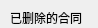
                <widget class="QWidget" name="scrollAreaWidgetContents_16">
                 <property name="geometry">
                  <rect>
                   <x>0</x>
                   <y>0</y>
                   <width>98</width>
                   <height>28</height>
                  </rect>
                 </property>
                 <widget class="QLabel" name="label_67">
                  <property name="geometry">
                   <rect>
                    <x>10</x>
                    <y>10</y>
                    <width>101</width>
                    <height>16</height>
                   </rect>
                  </property>
                  <property name="text">
                   <string>已删除的合同</string>
                  </property>
                 </widget>
                 <widget class="QLabel" name="label_105">
                  <property name="geometry">
                   <rect>
                    <x>20</x>
                    <y>70</y>
                    <width>71</width>
                    <height>41</height>
                   </rect>
                  </property>
                  <property name="font">
                   <font>
                    <family>微软雅黑</family>
                    <pointsize>10</pointsize>
                   </font>
                  </property>
                  <property name="text">
                   <string>查询：</string>
                  </property>
                  <property name="alignment">
                   <set>Qt::AlignCenter</set>
                  </property>
                 </widget>
                 <widget class="QLabel" name="label_106">
                  <property name="geometry">
                   <rect>
                    <x>20</x>
                    <y>140</y>
                    <width>71</width>
                    <height>41</height>
                   </rect>
                  </property>
                  <property name="font">
                   <font>
                    <family>微软雅黑</family>
                    <pointsize>10</pointsize>
                   </font>
                  </property>
                  <property name="text">
                   <string>数据表：</string>
                  </property>
                  <property name="alignment">
                   <set>Qt::AlignCenter</set>
                  </property>
                 </widget>
                 <widget class="QLineEdit" name="lineEdit_search_del_contract_2">
                  <property name="geometry">
                   <rect>
                    <x>100</x>
                    <y>70</y>
                    <width>301</width>
                    <height>41</height>
                   </rect>
                  </property>
                  <property name="styleSheet">
                   <string notr="true">background-color: rgba(255, 255, 255, 100);</string>
                  </property>
                  <property name="text">
                   <string/>
                  </property>
                  <property name="placeholderText">
                   <string>可按数据包各列数据查找</string>
                  </property>
                 </widget>
                 <widget class="QTableWidget" name="tableWidget_del_contract_2">
                  <property name="geometry">
                   <rect>
                    <x>10</x>
                    <y>180</y>
                    <width>801</width>
                    <height>331</height>
                   </rect>
                  </property>
                  <property name="styleSheet">
                   <string notr="true">background-color: rgba(255, 255, 255, 100);</string>
                  </property>
                  <property name="selectionBehavior">
                   <enum>QAbstractItemView::SelectRows</enum>
                  </property>
                  <column>
                   <property name="text">
                    <string>合同编号</string>
                   </property>
                  </column>
                  <column>
                   <property name="text">
                    <string>合同类别编号</string>
                   </property>
                  </column>
                  <column>
                   <property name="text">
                    <string>合同类别</string>
                   </property>
                  </column>
                  <column>
                   <property name="text">
                    <string>提交人</string>
                   </property>
                  </column>
                  <column>
                   <property name="text">
                    <string>提交时间</string>
                   </property>
                  </column>
                  <column>
                   <property name="text">
                    <string>删除时间</string>
                   </property>
                  </column>
                 </widget>
                 <widget class="QPushButton" name="pushButton_del_all_contract_2">
                  <property name="geometry">
                   <rect>
                    <x>680</x>
                    <y>520</y>
                    <width>121</width>
                    <height>28</height>
                   </rect>
                  </property>
                  <property name="text">
                   <string>恢复所有</string>
                  </property>
                 </widget>
                </widget>
